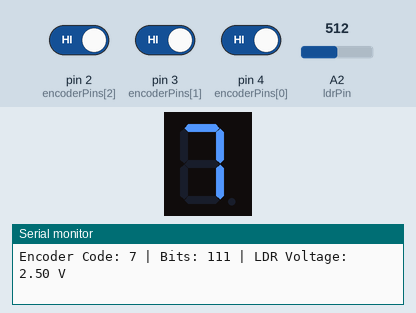
Bench run of a sketch on a simulated Arduino Uno, built with avr-gcc and run on an emulated ATmega328P. Parts: 1-digit seven-segment display, the last lines printed to the serial monitor. Wiring (inferred from the names in the program): 1-digit 7-segment display, segments lit when HIGH: segments pin 9, pin 10, pin 11, pin 12, pin 13, A0, A1. The inputs (shaded band) are chosen by the test bench; at power-on: pin 2 (encoderPins[2]) HIGH, pin 3 (encoderPins[1]) HIGH, pin 4 (encoderPins[0]) HIGH, A2 (ldrPin) = 512. The segment pins are drawn as the display they are named for.

Above: at 1.2 s.
1.3 s: pin 2 (encoderPins[2]) driven LOW
At 2.3 s:
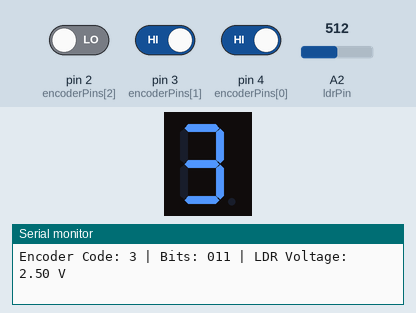
2.9 s: pin 3 (encoderPins[1]) driven LOW
At 3.8 s:
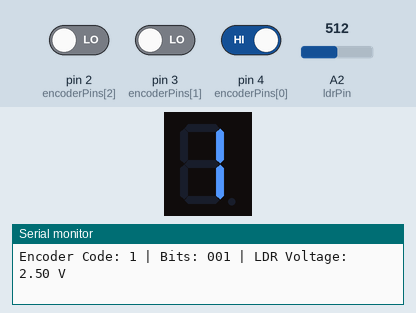
4.5 s: pin 4 (encoderPins[0]) driven LOW
At 5.4 s:
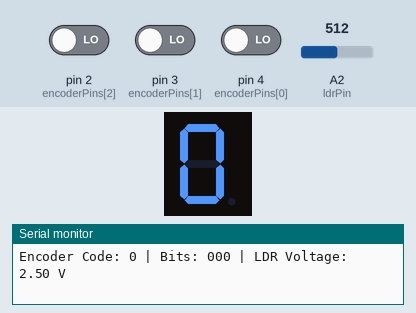
6.1 s: pin 2 (encoderPins[2]) driven HIGH
At 6.9 s:
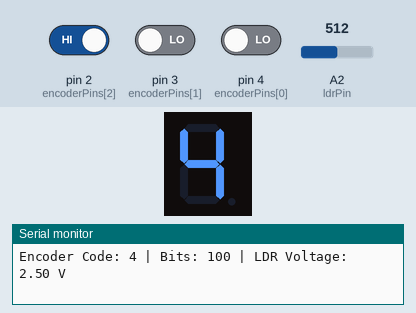
7.7 s: pin 3 (encoderPins[1]) driven HIGH
At 8.5 s:
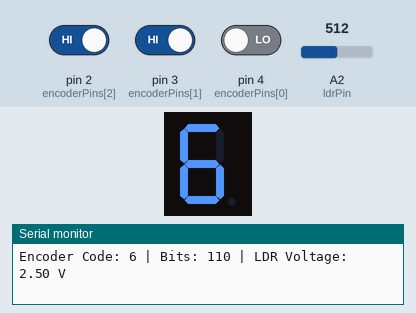
Timing chart, 0 to 10.3 s (numbered marks = the images above; inputs shaded):
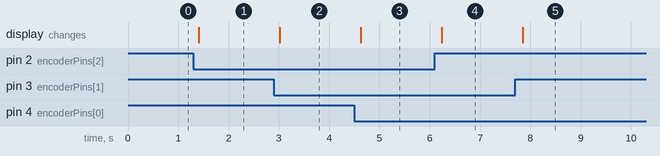

Measured:
- after the input at 1.3 s, the display: changes after 0.11 s (image 1)
- after the input at 2.9 s, the display: changes after 0.12 s (image 2)
- after the input at 4.5 s, the display: changes after 0.13 s (image 3)
- after the input at 6.1 s, the display: changes after 0.14 s (image 4)
- after the input at 7.7 s, the display: changes after 0.15 s (image 5)

The sketch:

TriBitLux_V1_1_LIC.ino
```cpp
// Pin mapping
const int encoderPins[3] = {4,3,2};  // D2=O0 (LSB), D3=O1, D4=O2 (MSB)
const int segPins[7]     = {9, 10, 11, 12, 13, A0, A1}; // A-G segments
const int ldrPin = A2; // LDR voltage divider

// 7-segment encoding for digits 0-7
// segments: A B C D E F G (1=on, 0=off)
const byte segDigits[8][7] = {
  {1,1,1,1,1,1,0}, // 0
  {0,1,1,0,0,0,0}, // 1
  {1,1,0,1,1,0,1}, // 2
  {1,1,1,1,0,0,1}, // 3
  {0,1,1,0,0,1,1}, // 4
  {1,0,1,1,0,1,1}, // 5
  {1,0,1,1,1,1,1}, // 6
  {1,1,1,0,0,0,0}  // 7
};

void setup() {
  Serial.begin(9600);

  // Encoder output pins as input
  for(int i=0; i<3; i++){
    pinMode(encoderPins[i], INPUT);
  }

  // 7-segment pins as output
  for(int i=0; i<7; i++){
    pinMode(segPins[i], OUTPUT);
  }
}

void loop() {
  // Read encoder outputs (active LOW → invert them)
  int b0 = digitalRead(encoderPins[0]); // D2 = O0 (LSB)
  int b1 = digitalRead(encoderPins[1]); // D3 = O1
  int b2 = digitalRead(encoderPins[2]); // D4 = O2 (MSB)

  // Combine into 0–7 value
  int thermoCode = (b2 << 2) | (b1 << 1) | b0;

  // Display digit on 7-segment
  for(int i=0; i<7; i++){
    digitalWrite(segPins[i], segDigits[thermoCode][i]);
  }

  // --- Read LDR voltage ---
  int raw = analogRead(ldrPin); // 0-1023
  float voltage = (raw * 5.0) / 1023.0; // in volts

  // Debug output
  Serial.print("Encoder Code: ");
  Serial.print(thermoCode);
  Serial.print(" | Bits: ");
  Serial.print(b2); Serial.print(b1); Serial.print(b0);
  Serial.print(" | LDR Voltage: ");
  Serial.print(voltage, 2);
  Serial.println(" V");

  delay(200);
}
```
